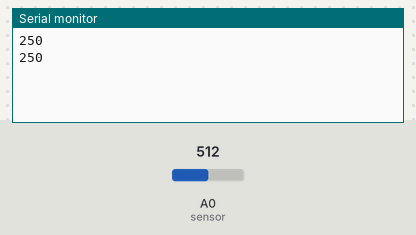
The sketch below on a simulated Arduino Uno, built with avr-gcc and run on an emulated ATmega328P. Shown: the last lines printed to the serial monitor. Inputs (shaded band) come from the test bench; at power-on: A0 (sensor) = 512.

Above: at 1.8 s.
1.9 s: A0 (sensor) set to 716
At 2.8 s:
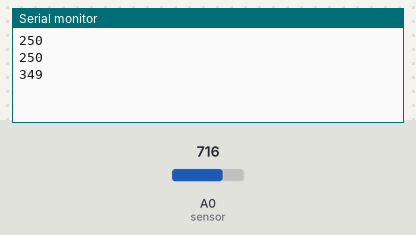
3.4 s: A0 (sensor) set to 900
At 4.8 s:
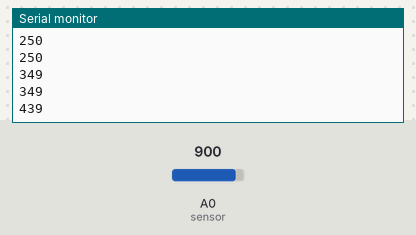
Timing chart, 0 to 6.4 s (numbered marks = the images above; inputs shaded):
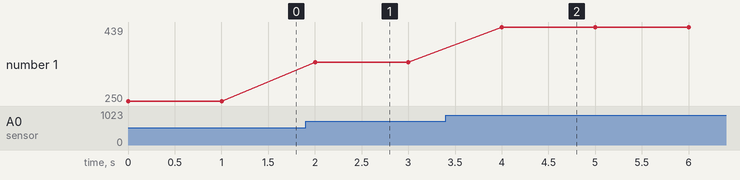

The sketch:

controltemperatura.ino
```cpp
const int sensor = 0;
//const int ledRojo = 5;
//const int ledVerde = 6;
long miliVolts;
long temperatura;
int brillo;
void setup(){
  Serial.begin(9600);
  //pinMode(ledRojo,OUTPUT);
  //pinMode(ledVerde,OUTPUT);
}void loop(){
  miliVolts = analogRead(sensor)*5000L/1023;
  temperatura = miliVolts/10;
  brillo=map(temperatura,10,40,0,255);
  brillo = constrain(brillo,0,255);
  //frio valor brillo muy bajo
  //analogWrite(ledRojo,brillo);
  //analogWrite(ledVerde,255-brillo);
  //sumar 1000 para decir sensor 1
  Serial.println(temperatura);
  delay(1000);
}
```

Measured:
- after the input at 1.9 s, the serial monitor: prints a new line after 0.10 s (image 1)
- after the input at 3.4 s, the serial monitor: prints a new line after 0.60 s (image 2)
- plotted number 1: 250 → 349 after the input at 1.9 s, 349 → 439 after the input at 3.4 s
